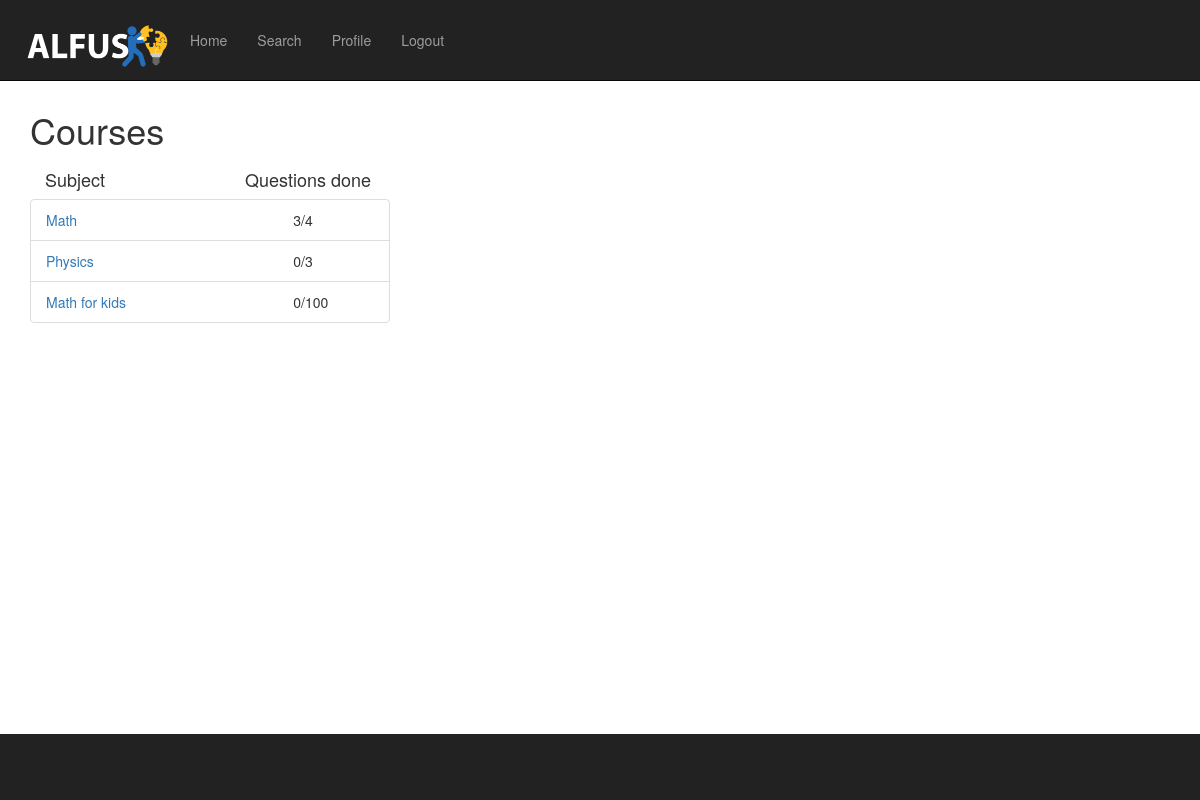
The page /questions/ (signed in) on the database its author committed.
### questions/models.py (models this page shows)
class Subject(models.Model):
    name = models.CharField(max_length=200)
    def __str__(self):
        return self.name

### questions/views.py (the view)
@login_required(login_url="/login/")
def index(request):
    zipped = get_chapters(request)
    return render(request, 'questions/index.html', {'subject_list': zipped})

### questions/templates/questions/index.html (shortened to what this page needs)
{% extends "questions/base.html" %}
{% block content %}
    <h1 style="top: 20px;position: relative"> Courses</h1>
    <div class="container">
        <div style="top: 20px;position: relative">
            <h4 class="subjecttextstyle"> Subject </h4>
            <h4 class="questionprogresstextstyle"> Questions done </h4>
        </div>
    </div>
    <div style="padding-top: 20px;">
        {% if subject_list %}
            <ul class="list-group" style=" width: 360px;table-layout: fixed;">
                {% for subject, subject_answered, count in subject_list %}
                    <li class="list-group-item">
                    <div class="row">
                        <div class="col-xs-4" >
                            <a href="{% url 'questions:index_questions' subject.id %}">{{ subject }}</a>
                        </div>
                    <div class="col-xs-4" style="left: 110px">
                        &emsp; {{ subject_answered }}/{{ count }}
                    </div>
                     </div>
                {% endfor %}
            </ul>
        {% else %}
            <p>No courses are available.</p>
        {% endif %}
    </div>
{% endblock %}

### questions/static/questions/css/stylesheet.css (style rules this page uses)
html, body { height: 100%; margin: 0; }
.container { min-height: 91%; }

### questions/static/questions/css/logo-nav.css (style rules this page uses)
body { padding-top: 70px; }
@media (min-width:768px) { body { padding-top: 100px; } }

### questions/templates/questions/base.html (style rules this page uses)
body { padding-top: 70px; }

### questions/templates/questions/index.html (style rules this page uses)
.subjecttextstyle { float: left; position: relative; left: 0px }
.questionprogresstextstyle { float: left; position: relative; left: 140px }

### rows shown on the page
Subject: name "Math", subject_answered "3", count "4"
Subject: name "Physics", subject_answered "0", count "3"
Subject: name "Math for kids", subject_answered "0", count "100"
